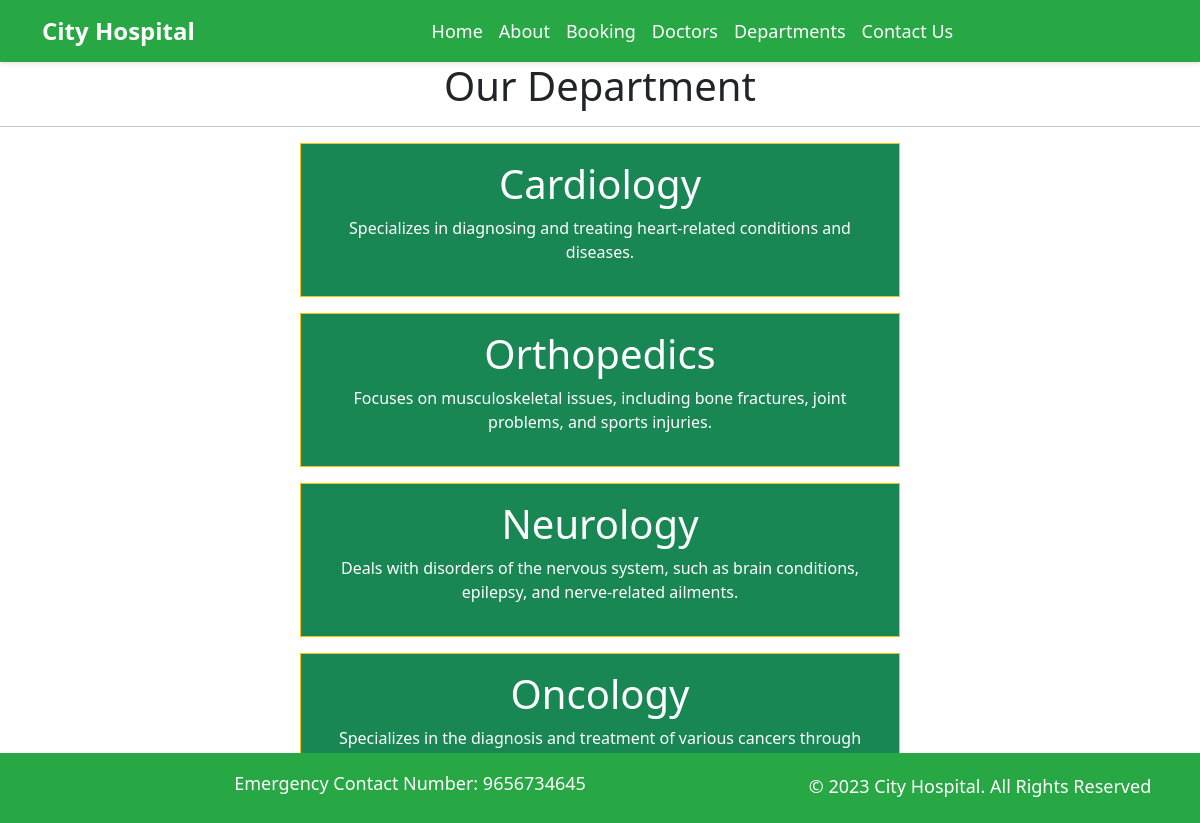
Screenshot of /department with the database file from the repository.
### home/models.py (models this page shows, shortened)
class Departments(models.Model):
    dep_name=models.CharField(max_length=100)
    dep_description=models.TextField()

### home/views.py (the view)
# urls.py: path('department', views.department,name='department'),
def department(request):
    dict_dept={
        'dept':Departments.objects.all()
    }
    return render(request,'department.html',dict_dept)

### templates/department.html (shortened to what this page needs)
{% extends 'base.html' %}
{%block content%}
<h1 class="text-center">Our  Department </h1>
<hr>
{% for d in dept%}
<div class="mx-auto w-50 bg-success text-center text-white p-3  my-3 border border-warning">
    <h1>{{d.dep_name}}</h1>
    <p>{{ d.dep_description }}</p>
</div>
{% endfor%}
{% endblock %}

### rows the page displays
Departments: dep_name "Cardiology", dep_description "Specializes in diagnosing and treating heart-related conditions and diseases."
Departments: dep_name "Orthopedics", dep_description "Focuses on musculoskeletal issues, including bone fractures, joint problems, and sports injuries."
Departments: dep_name "Neurology", dep_description "Deals with disorders of the nervous system, such as brain conditions, epilepsy, and nerve-related ailments."
Departments: dep_name "Oncology", dep_description "Specializes in the diagnosis and treatment of various cancers through…"
